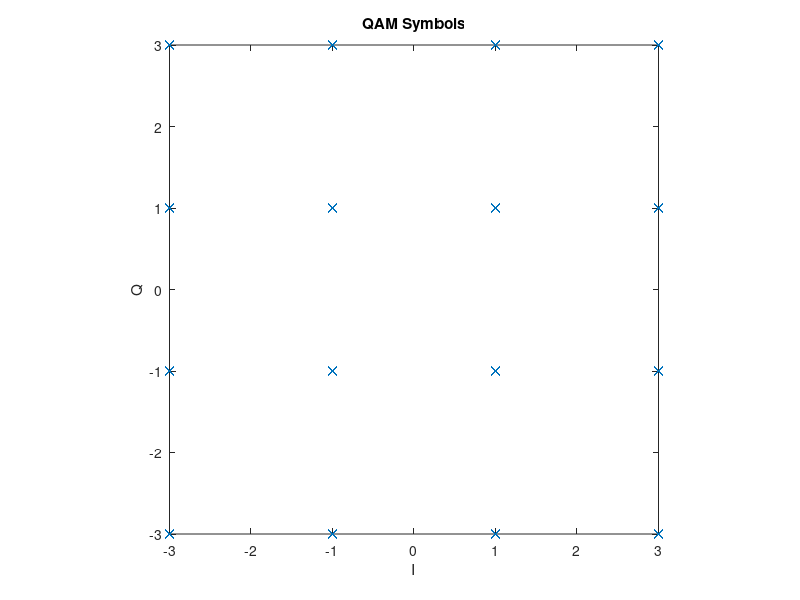
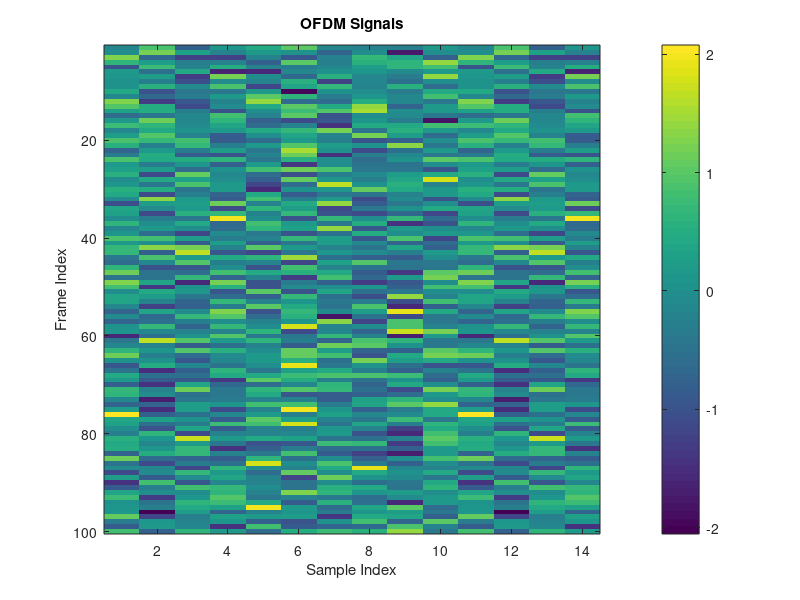
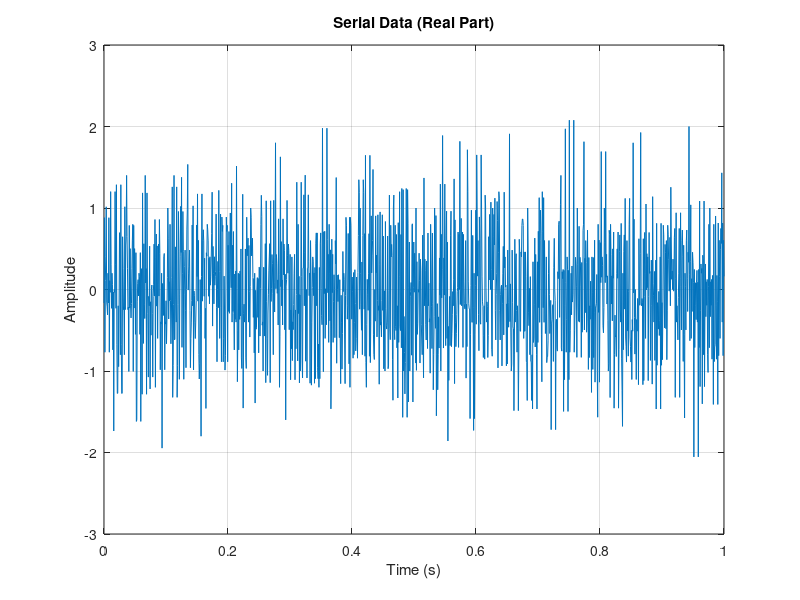
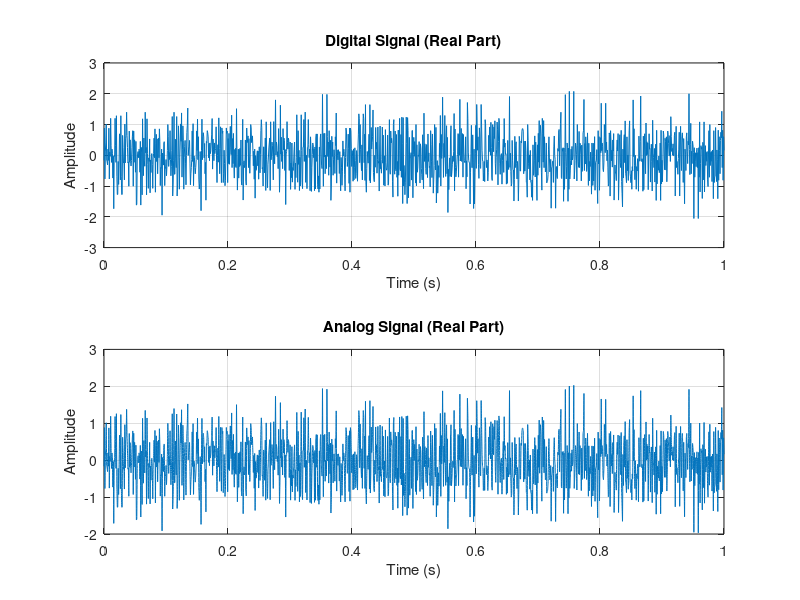

Here is the MATLAB script that generated these plots, in order:
clc;
clear all;
close all;

%% Parameters
num_samples = 1000;
sampling_rate = 1000; % in samples per second
symbols_per_frame = 10; % Number of symbols per frame
num_subcarriers = symbols_per_frame; % Number of subcarriers
subcarrier_spacing = sampling_rate / symbols_per_frame; % Spacing between subcarriers
%carrier_freq = 10 * subcarrier_spacing; % Carrier frequency (in Hz)
M=16;

%% QAM constellation size

random_symbols = randi([0 M-1], 1, num_samples);
qam_symbols = qammod(random_symbols, M);

%% Serial to parallel mapping
num_frames = ceil(num_samples / symbols_per_frame);
padded_data = [qam_symbols, zeros(1, num_frames * symbols_per_frame - num_samples)]; % Padding if needed
parallel_data = reshape(padded_data, symbols_per_frame, num_frames).'; % Reshape to matrix

% Plot the parallel data
figure;
plot(real(parallel_data(:)), imag(parallel_data(:)), 'x');
xlabel('I');
ylabel('Q');
title('QAM Symbols');
axis square;

%% Generate time vector
t_frame = linspace(0, 1/sampling_rate, symbols_per_frame); % Time for one frame
t = repelem(t_frame, 1, num_frames); % Replicate for all frames

%% Perform IFFT for each frame
ofdm_signals = zeros(num_frames, symbols_per_frame+4);
for i = 1:num_frames
    % Apply IFFT
    ofdm_signal_time_domain = ifft(parallel_data(i, :), num_subcarriers);
    % Add cyclic prefix (optional but common in OFDM)
    cp_length = 4; % Length of cyclic prefix
    ofdm_signal_cp = [ofdm_signal_time_domain(end-cp_length+1:end), ofdm_signal_time_domain(1:end)]; % Append cyclic prefix
    % Store the OFDM signal for this frame
    ofdm_signals(i, :) = ofdm_signal_cp;
end

% Plot the OFDM signals
figure;
imagesc(real(ofdm_signals));
xlabel('Sample Index');
ylabel('Frame Index');
title('OFDM Signals');
colorbar;

%% Parallel to Serial
% Convert parallel data to serial data
serial_data = reshape(ofdm_signals.', 1, []);

% Adjust the time vector to match the length of serial data
t_serial = linspace(0, (num_samples / sampling_rate), length(serial_data));

% Plot the serial data (only the real part)
figure;
plot(t_serial, real(serial_data));
xlabel('Time (s)');
ylabel('Amplitude');
title('Serial Data (Real Part)');
grid on;

%% Convert digital to analog (DA) - Interpolation
da_factor = 10; % Upsampling factor
t_da = linspace(0, max(t_serial), length(serial_data) * da_factor); % Time vector for DA
serial_data_da = interp1(t_serial, serial_data, t_da, 'linear'); % Upsample using linear interpolation

% Plot the digital signal before and after conversion to analog
figure;
subplot(2, 1, 1);
plot(t_serial, real(serial_data));
xlabel('Time (s)');
ylabel('Amplitude');
title('Digital Signal (Real Part)');
grid on;

subplot(2, 1, 2);
plot(t_da, real(serial_data_da));
xlabel('Time (s)');
ylabel('Amplitude');
title('Analog Signal (Real Part)');
grid on;

%% Modulate the analog signal (BPSK modulation)
carrier_freq = 1000; % Carrier frequency for modulation
analog_signal = real(serial_data_da) .* cos(2 * pi * carrier_freq * t_da); % BPSK modulation

% Plot the modulated signal
figure;
plot(t_da, analog_signal);
xlabel('Time (s)');
ylabel('Amplitude');
title('BPSK Modulated Signal');
grid on;

%% Add noise to the modulated signal
SNR_dB = 1000; % Signal-to-Noise Ratio (in dB)
analog_signal_noisy = awgn(analog_signal, SNR_dB, 'measured');

% Plot the noisy signal
figure;
plot(t_da, analog_signal_noisy);
xlabel('Time (s)');
ylabel('Amplitude');
title('Noisy Analog Signal (BPSK Modulated)');
grid on;

%% BPSK Demodulation
demodulated_signal = real(analog_signal_noisy) .* cos(2 * pi * carrier_freq * t_da);

% Plot the demodulated signal
figure;
plot(t_da, demodulated_signal);
xlabel('Time (s)');
ylabel('Amplitude');
title('Demodulated Signal (Before Filtering)');
grid on;

%% Low-pass filter to remove high-frequency noise
% Correct the cutoff frequency calculation
cutoff_freq = 0.2; % Cutoff frequency as a fraction of the Nyquist frequency

% Design the Butterworth filter
[b, a] = butter(6, cutoff_freq, 'low');
 % Design the Butterworth filter
demodulated_signal_filtered = filter(b, a, demodulated_signal); % Apply the filter

figure;
plot(t_da, demodulated_signal_filtered);
xlabel('Time (s)');
ylabel('Amplitude');
title('Demodulated Signal (After Filtering)');
grid on;

%% Analog to digital conversion
num_received_samples = length(demodulated_signal_filtered); % Adjusted number of samples after filtering
t_received = linspace(0, (num_received_samples / sampling_rate), num_received_samples); % Time vector for received signal

% Downsample to match the original sampling rate
downsample_factor = length(serial_data) / num_received_samples;
serial_data_digital_received = interp1(t_received, demodulated_signal_filtered, t_serial, 'linear');

% Plot the digital signal before and after conversion from analog
figure;
plot(t_serial, real(serial_data));
hold on;
plot(t_serial, real(serial_data_digital_received), 'r--');
hold off;
xlabel('Time (s)');
ylabel('Amplitude');
title('Digital Signal (Before and After Conversion)');
legend('Original Digital Signal', 'Recovered Digital Signal');
grid on;

%% Convert serial data to parallel data
received_ofdm_signals = reshape(serial_data_digital_received, symbols_per_frame + cp_length, []);

%% Remove cyclic prefix and perform FFT for each frame
received_data_freq_domain = zeros(num_frames, symbols_per_frame);
for i = 1:num_frames
    % Remove cyclic prefix
    received_ofdm_signal_no_prefix = received_ofdm_signals(cp_length+1:end, i);
    % Perform FFT
    received_data_freq_domain(i, :) = fft(received_ofdm_signal_no_prefix, num_subcarriers);
end

% Plot the received data in frequency domain
figure;
subplot(3, 1, 1);
imagesc(abs(received_data_freq_domain));
xlabel('Subcarrier Index');
ylabel('Frame Index');
title('Received Data (Frequency Domain)');
colorbar;

% Plot the phase of the received data in frequency domain
subplot(3, 1, 2);
imagesc(angle(received_data_freq_domain));
xlabel('Subcarrier Index');
ylabel('Frame Index');
title('Phase of Received Data (Frequency Domain)');
colorbar;

% Plot the magnitude of the received data in frequency domain
subplot(3, 1, 3);
imagesc(log(abs(received_data_freq_domain) + 1)); % Adding 1 to avoid log(0)
xlabel('Subcarrier Index');
ylabel('Frame Index');
title('Log Magnitude of Received Data (Frequency Domain)');
colorbar;


%% Convert parallel data from FFT output to serial data
received_serial_data = reshape(received_data_freq_domain.', 1, []);

% Plot the received serial data
figure;
plot(real(received_serial_data));
xlabel('Sample Index');
ylabel('Amplitude');
title('Received Serial Data (Real Part)');
grid on;


%% QAM Demodulation
received_qam_symbols = qamdemod(received_serial_data, M);

%%Plot the received QAM symbols
figure;
plot(real(received_qam_symbols), imag(received_qam_symbols), 'x');
xlabel('I');
ylabel('Q');
title('Received QAM Symbols');
axis square;





%% BER vs SNR Curve

% Initialize arrays to store BER values
SNR_range = -10:2:20; % Range of SNR values to simulate
BER = zeros(size(SNR_range));

for i = 1:length(SNR_range)
    % Add noise to the modulated signal
    SNR_dB = SNR_range(i); % Current SNR value
    analog_signal_noisy = awgn(analog_signal, SNR_dB, 'measured');
    
    % BPSK Demodulation
    demodulated_signal = real(analog_signal_noisy) .* cos(2 * pi * carrier_freq * t_da);
    
    % Low-pass filter to remove high-frequency noise
    demodulated_signal_filtered = filter(b, a, demodulated_signal); % Apply the filter
    
    % Analog to digital conversion
    num_received_samples = length(demodulated_signal_filtered); % Adjusted number of samples after filtering
    t_received = linspace(0, (num_received_samples / sampling_rate), num_received_samples); % Time vector for received signal
    
    % Downsample to match the original sampling rate
    serial_data_digital_received = interp1(t_received, demodulated_signal_filtered, t_serial, 'linear');
    
    % Convert serial data to parallel data
    received_ofdm_signals = reshape(serial_data_digital_received, symbols_per_frame + cp_length, []);
    
    % Remove cyclic prefix and perform FFT for each frame
    received_data_freq_domain = zeros(num_frames, symbols_per_frame);
    for j = 1:num_frames
        % Remove cyclic prefix
        received_ofdm_signal_no_prefix = received_ofdm_signals(cp_length+1:end, j);
        % Perform FFT
        received_data_freq_domain(j, :) = fft(received_ofdm_signal_no_prefix, num_subcarriers);
    end
    
    % Convert parallel data from FFT output to serial data
    received_serial_data = reshape(received_data_freq_domain.', 1, []);
    
    % QAM Demodulation
    received_qam_symbols = qamdemod(received_serial_data, M);
    
    % Calculate BER
    BER(i) = sum(received_qam_symbols ~= random_symbols) / length(random_symbols);
end

% Plot BER vs SNR curve
figure;
semilogy(SNR_range, BER, 'bo-');
xlabel('SNR (dB)');
ylabel('Bit Error Rate (BER)');
title('BER vs SNR');
grid on;
